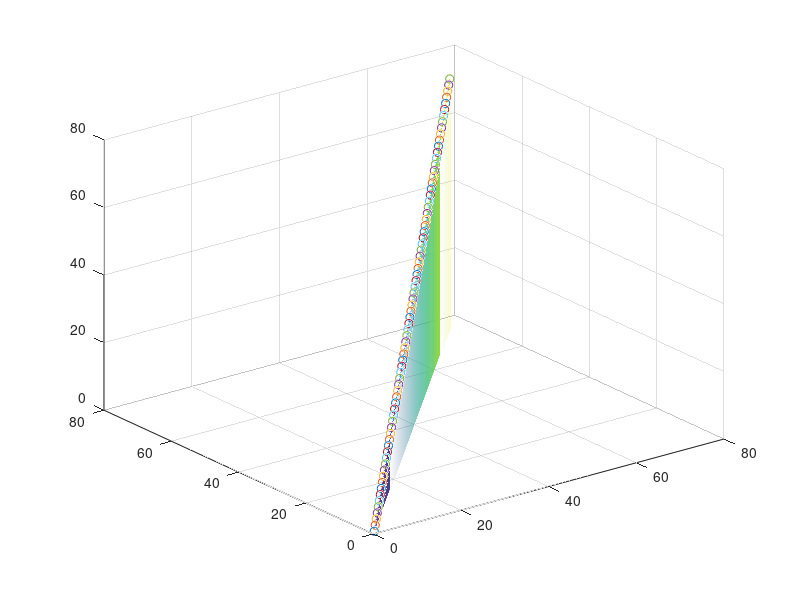

This chart was generated by the following MATLAB code: (Note: this script raises an error after producing the figure.)
clc; clear all; close all; tic;
%-----------------
cavityheight = 150 ; transparancy = 0.1; cavityin = 99; cavityout = 310; %set cavity inlet on x axis %set cavity outlet on x axis %
%-----------------
%set a parula color map
halfcavityheight = cavityheight/2;zrange=(0:halfcavityheight);ran=range(zrange); min_val=min(zrange);max_val=max(zrange);yfloor=floor(((zrange-min_val)/ran)*63)+1; co=zeros(20,3);p=colormap; %data to be plotted %finding range of data %finding maximum value of data %finding minimum value of data
for i=1:halfcavityheight
  a=yfloor(i);co(i,:)=p(a,:);stem3(i,i,zrange(i),'Color',co(i,:)); hold on
end
coll=flip(co);col=[co;coll];
%% 1- get streamlines from comsol text file (after deleting info lines and retain only numbers
% file name
load u001.txt; x = u001(:,1); y = u001(:,2); z = u001(:,3);st = u001(:,4); x = round(x,4); y = round(y,4); z = round(z,4);st = round(st,4); numberofstreamlines = st(end); toc;% name columns array  
% set streamlines in separate vecotrs x y z %fullstreamline = zeros(0,1); % set array to count number of streamlines
tic; i = 1; cont = true; cummIndex = 1; % parameters for while and for loop
while cont
    full=find(st==(i-1)); streamline_length = numel(full); % streamline length % for sstreamline start with 0 (i-1)
    for j = 1:streamline_length
        savedx(i,j) = x(j+cummIndex-1); savedy(i,j) = y(j+cummIndex-1);savedz(i,j) = z(j+cummIndex-1); %save the x y z points in matrix
    end
    cummIndex = cummIndex + (streamline_length); i=i+1;%cummIndex % 
    if i == numberofstreamlines; %for full streamline
        break
    end
end
toc; numberofstreamlines
%% 2- get data one side of the symmetry line (half of the cavity) and eliminate short non-circulating streamlines
tic;[m,n] = size(savedx);
for ii=1:m;
    A = savedx(ii,:); B = savedy(ii,:);C = savedz(ii,:); A(A==0) = []; numA=numel(A); B(B==0) = []; C(C==0) = []; 
        if numA <1000 % set zero to short non-circulating strealines 
            %&& C(50) > halfcavityheight %|  check streamlines plot % numstreaminsidecavity < 100  &&
            savedx(ii,:) = 0; savedy(ii,:) = 0; savedz(ii,:) = 0;
        end
        if ii == numberofstreamlines
               break
        end
end
toc;
%delete rows of zeros of the other half
x_half = savedx(any(savedx,2),:); y_half = savedy(any(savedy,2),:); z_half = savedz(any(savedz,2),:); [q,r] = size(x_half);tic; 
size(x_half)
%% 3- set conditions to separate circulating streamlines and non-circulating streamlines
figure('Name','non-circulatingstreamlines');
for ii=1:q;
    Aa = x_half(ii,:); Bb = y_half(ii,:);Cc = z_half(ii,:); Cnodeci = round(Cc(100),0); Aa(Aa==0) = []; numAa=numel(Aa); Bb(Bb==0) = []; Cc(Cc==0) = []; %B = savedy(:,numA);%C = savedz(:,numA);
    circulating_repeats = numel(unique(Aa))/numA; % for circulating streams
    in_cavity = find(Bb>180); numstreaminsidecavity=numel(in_cavity); % for saturated cavity flow - pick streamlines above channel streamline
            if numstreaminsidecavity < 10 ; %&& numAa <1500 ; %|| num_above < 1 || circulating_repeats == 1;%&& 
               x_half(ii,:) = 0; y_half(ii,:) = 0; z_half(ii,:) = 0;
               plot3(Aa,Bb(1:numAa),Cc(1:numAa),'Color', col(Cnodeci,:)); view([25 70]); xlim([50 350]); ylim([0 250]); zlim([75 150]); daspect([3 2.5 2]); alpha(transparancy);  xlabel( 'X (\mum)','fontsize',15); ylabel( 'Y (\mum)', 'fontsize',15 ); zlabel( 'Z (\mum)', 'fontsize',15); ax = gca; ax.BoxStyle = 'full'; ax.LineWidth = 1 ; set(gcf, 'Color', 'w'); set(gca,'color','w'); set(gca,'fontsize',17); box on; grid off ;hold on;
               zlim([0 150]);
            end
        if ii == r 
               break
        end
end
hold off
set(gca,'color',[0.85 0.85 0.85]); set(gcf, 'Color', 'w'); box off; savefig('non-circulatingstreamlines');
toc;
%% 4- Get circulating streamline plot
tic; x_cir = x_half(any(x_half,2),:);y_cir = y_half(any(y_half,2),:);z_cir = z_half(any(z_half,2),:); [q,r] = size(x_cir);%delete rows of zeros of non circulating flow
upregion = find(abs(z_cir(100))<40); 
z_cir(upregion)= []; y_cir(upregion) = []; x_cir(upregion) = [];
size(x_cir)
figure('Name','circulatingstreamlines');
for ii=1:q;
    AA = x_cir(ii,:); BB = y_cir(ii,:); CC = z_cir(ii,:); numbA = numel(AA);
    AA(AA==0) = [] ; numbAA=numel(AA); BB(BB==0) = []; CC(CC==0) = [];
    % To check the graph circulating streamlines
    CCnodeci = round(CC(100),0);
        plot3(AA,BB(1:numbAA),CC(1:numbAA),'Color', col(CCnodeci,:)); view([25 70]); xlim([50 350]); ylim([0 250]); zlim([75 150]); daspect([3 2.5 2]); alpha(transparancy);  xlabel( 'X (\mum)', 'fontsize',15 ); ylabel( 'Y (\mum)', 'fontsize',15 ); zlabel( 'Z (\mum)', 'fontsize',15); ax = gca; ax.BoxStyle = 'full'; ax.LineWidth = 1 ; set(gcf, 'Color', 'w'); set(gca,'color','w'); set(gca,'fontsize',17); box on; grid off;hold on; 
        zlim([0 150]);
    if ii == r 
        break
    end
end
savefig('circulatingstreamlines');toc;
%% 5- get streamline value of x and y at enrtry and exit
tic; 
figure('Name','entry and exit');
sz = 80;
Entry = find(x_cir>(cavityin) & x_cir<(cavityin+1)); Entry_ypoints = y_cir(Entry); Entry_zpoints = z_cir(Entry); Exit = find(x_cir>cavityout & x_cir<(cavityout+1)); Exit_ypoints = y_cir(Exit); Exit_zpoints = z_cir(Exit); %entry = Entry(1); % take streamline entering 1-2 um before the cavity 
numel(Entry_ypoints)
scatter(Entry_ypoints,Entry_zpoints,sz,'MarkerEdgeColor',[0 0 0],'MarkerFaceColor','r'); alpha(transparancy);hold on; scatter(Exit_ypoints,Exit_zpoints,sz,'MarkerEdgeColor',[0.5 0.5 0.5],'MarkerFaceColor',[0.5 0.5 0.5]);alpha(0.1); %axis equal; toc; %xlim([30 40]); ylim([40 80]);
hold on
shps = alphaShape(Entry_ypoints,Entry_zpoints,10);shps = plot(shps,'lineStyle','none'); shps.FaceColor = 'r'; alpha 0.5; hold on;shp = alphaShape(Exit_ypoints,Exit_zpoints,10); shp = plot(shp,'lineStyle','none');shp.FaceColor = 'k'; alpha 0.3; 
ax = gca; ax.BoxStyle = 'full'; ax.LineWidth = 2 ; set(gcf, 'Color', 'w'); set(gca,'color','w'); set(gca,'fontsize',40); xlabel( 'Y^* (\mum)', 'fontsize',40); ylabel( 'Z^* (\mum)', 'fontsize',40); legend('in','out','Location','southwest'); box on; grid off;
axis equal;
savefig('entry_exit')
figure;
shps = alphaShape(Entry_ypoints,Entry_zpoints,10);shps = plot(shps,'lineStyle','none'); shps.FaceColor = 'r'; hold on;shp = alphaShape(Exit_ypoints,Exit_zpoints,10); shp = plot(shp,'lineStyle','none');shp.FaceColor = 'k'; %alpha 0.5; 
ax = gca; ax.BoxStyle = 'full'; ax.LineWidth = 2 ; set(gcf, 'Color', 'w'); set(gca,'color','w'); set(gca,'fontsize',35); xlabel( 'Y^* (\mum)', 'fontsize',35); ylabel( 'Z^* (\mum)', 'fontsize',35); legend('in','out','Location','eastoutside'); box on; grid off;
axis equal;xlim([15 40]); ylim([75 150]);
savefig('entry_exit_nodots')
save('savedx');save('savedy');save('savedz');
save('x_half');save('y_half');save('z_half');
save('x_cir');save('y_cir');save('z_cir');
save('Entry_ypoints'); save('Entry_zpoints'); save('Exit_ypoints'); save('Exit_zpoints');